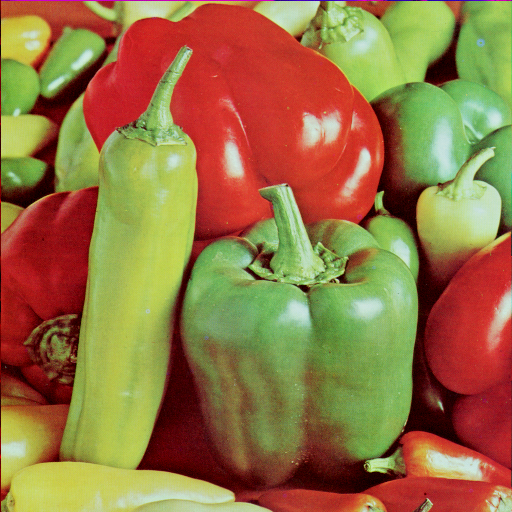
%> input picture udacity/images/peppers.png, 512 x 512 px
$ octave test.m   (GNU Octave 9; MATLAB toolbox functions it lacks are replaced by stand-ins)
%> lines starting %> are read from the running program, lines starting %| are printed output that depends on the picture
im = imread('peppers.png');
%> im is the input picture: size 512x512x3 uint8; mean R, G, B 149.8, 115.6, 66.5
imgreen = im(:,:,2);
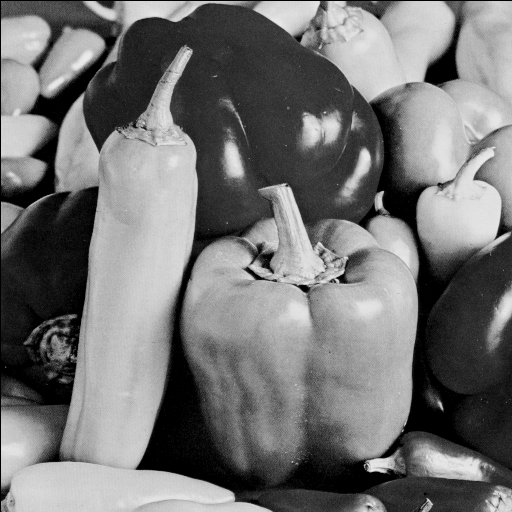
%> imgreen: size 512x512 uint8; min 0, max 237, mean 115.6
imshow(imgreen)
line([1 512], [256 256], 'color', 'r')
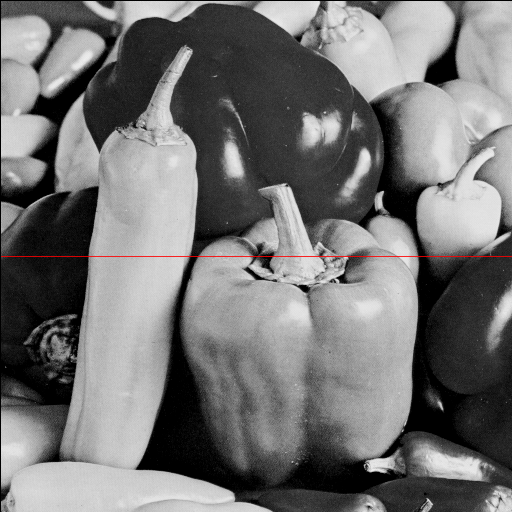
%> figure redrawn from the program's plot data
figure, plot(imgreen(256,':mat'));
%> after `plot(imgreen(256,':mat'))`:
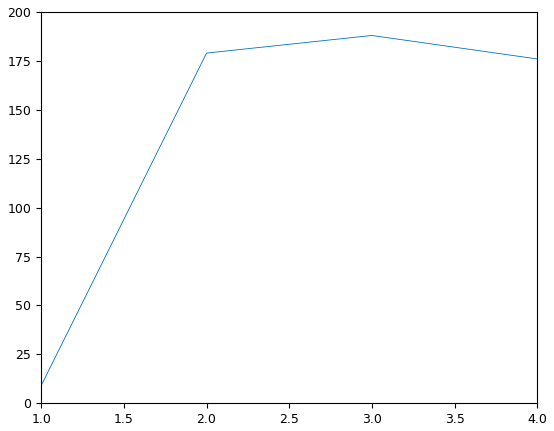
%> figure redrawn from the program's plot data
